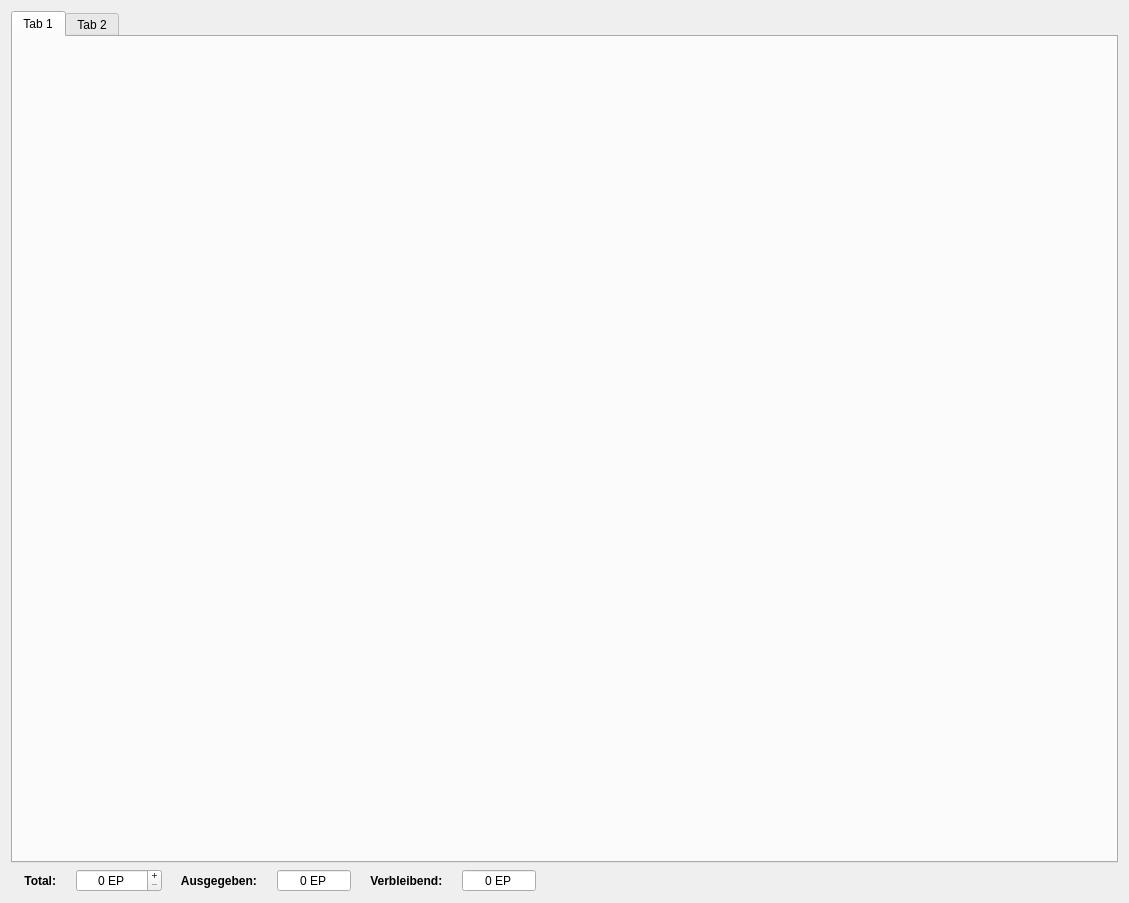
<?xml version="1.0" encoding="UTF-8"?>
<ui version="4.0">
 <class>formMain</class>
 <widget class="QWidget" name="formMain">
  <property name="windowModality">
   <enum>Qt::WindowModality::ApplicationModal</enum>
  </property>
  <property name="geometry">
   <rect>
    <x>0</x>
    <y>0</y>
    <width>1129</width>
    <height>903</height>
   </rect>
  </property>
  <property name="windowTitle">
   <string>Taverne - Charakter erstellen</string>
  </property>
  <layout class="QGridLayout" name="gridLayout">
   <item row="0" column="0">
    <widget class="QTabWidget" name="tabs">
     <property name="tabPosition">
      <enum>QTabWidget::TabPosition::North</enum>
     </property>
     <property name="currentIndex">
      <number>0</number>
     </property>
     <property name="elideMode">
      <enum>Qt::TextElideMode::ElideRight</enum>
     </property>
     <property name="documentMode">
      <bool>false</bool>
     </property>
     <property name="class" stdset="0">
      <string>tabNavigation</string>
     </property>
     <widget class="QWidget" name="tab">
      <attribute name="title">
       <string>Tab 1</string>
      </attribute>
     </widget>
     <widget class="QWidget" name="tab_2">
      <attribute name="title">
       <string>Tab 2</string>
      </attribute>
     </widget>
    </widget>
   </item>
   <item row="1" column="0">
    <layout class="QHBoxLayout" name="layoutBottomBar">
     <item>
      <widget class="QLabel" name="label">
       <property name="font">
        <font>
         <bold>true</bold>
        </font>
       </property>
       <property name="text">
        <string>    Total:    </string>
       </property>
       <property name="class" stdset="0">
        <string>h4</string>
       </property>
      </widget>
     </item>
     <item>
      <widget class="QSpinBox" name="spinEP">
       <property name="alignment">
        <set>Qt::AlignmentFlag::AlignCenter</set>
       </property>
       <property name="buttonSymbols">
        <enum>QAbstractSpinBox::ButtonSymbols::PlusMinus</enum>
       </property>
       <property name="suffix">
        <string> EP</string>
       </property>
       <property name="maximum">
        <number>100000</number>
       </property>
      </widget>
     </item>
     <item>
      <widget class="QLabel" name="label_3">
       <property name="font">
        <font>
         <bold>true</bold>
        </font>
       </property>
       <property name="text">
        <string>    Ausgegeben:    </string>
       </property>
       <property name="class" stdset="0">
        <string>h4</string>
       </property>
      </widget>
     </item>
     <item>
      <widget class="QSpinBox" name="spinSpent">
       <property name="focusPolicy">
        <enum>Qt::FocusPolicy::NoFocus</enum>
       </property>
       <property name="alignment">
        <set>Qt::AlignmentFlag::AlignCenter</set>
       </property>
       <property name="readOnly">
        <bool>true</bool>
       </property>
       <property name="buttonSymbols">
        <enum>QAbstractSpinBox::ButtonSymbols::NoButtons</enum>
       </property>
       <property name="suffix">
        <string> EP</string>
       </property>
       <property name="minimum">
        <number>-100000</number>
       </property>
       <property name="maximum">
        <number>100000</number>
       </property>
      </widget>
     </item>
     <item>
      <widget class="QLabel" name="label_2">
       <property name="font">
        <font>
         <bold>true</bold>
        </font>
       </property>
       <property name="text">
        <string>    Verbleibend:    </string>
       </property>
       <property name="class" stdset="0">
        <string>h4</string>
       </property>
      </widget>
     </item>
     <item>
      <widget class="QSpinBox" name="spinRemaining">
       <property name="focusPolicy">
        <enum>Qt::FocusPolicy::NoFocus</enum>
       </property>
       <property name="autoFillBackground">
        <bool>false</bool>
       </property>
       <property name="alignment">
        <set>Qt::AlignmentFlag::AlignCenter</set>
       </property>
       <property name="readOnly">
        <bool>true</bool>
       </property>
       <property name="buttonSymbols">
        <enum>QAbstractSpinBox::ButtonSymbols::NoButtons</enum>
       </property>
       <property name="suffix">
        <string> EP</string>
       </property>
       <property name="minimum">
        <number>-100000</number>
       </property>
       <property name="maximum">
        <number>100000</number>
       </property>
      </widget>
     </item>
     <item>
      <spacer name="horizontalSpacer">
       <property name="orientation">
        <enum>Qt::Orientation::Horizontal</enum>
       </property>
       <property name="sizeHint" stdset="0">
        <size>
         <width>40</width>
         <height>20</height>
        </size>
       </property>
      </spacer>
     </item>
    </layout>
   </item>
  </layout>
 </widget>
 <tabstops>
  <tabstop>spinEP</tabstop>
  <tabstop>spinSpent</tabstop>
  <tabstop>spinRemaining</tabstop>
 </tabstops>
 <resources/>
 <connections/>
</ui>
